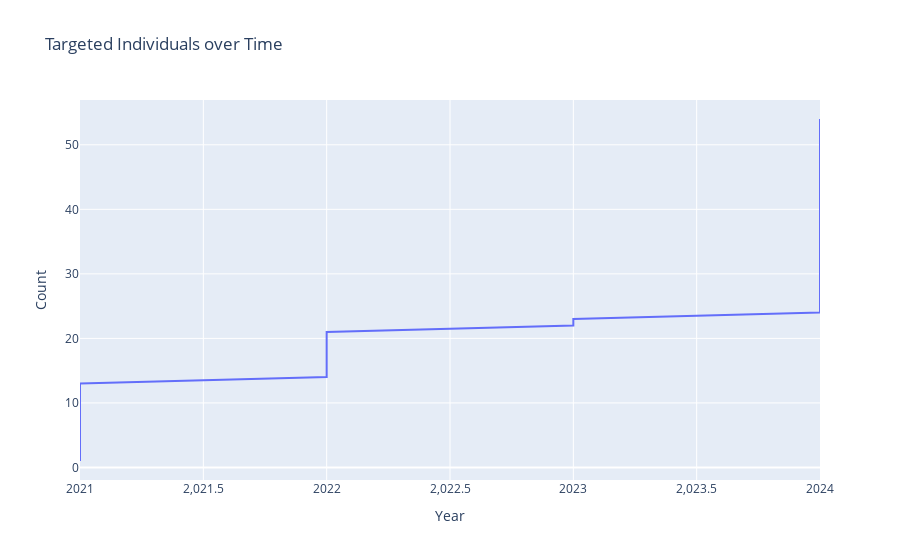

The notebook cell saved with this chart:
### Code cell
df_ind = df_ind.groupby(['Year', 'Targeted Individuals']).count()['Title'].reset_index()
df_ind['Title'] = df_ind['Title'].cumsum()

fig = px.line(df_ind, x="Year", y="Title", title="Targeted Individuals over Time", labels={'Title': 'Count'})
fig.show() # not sure why date not working

### Figure 1 — Plotly figure (JSON) as saved in the notebook; plotly's stock layout.template omitted (floating-point values rounded to 4 significant figures)
{"data": [{"hovertemplate": "Year=%{x}<br>Count=%{y}<extra></extra>", "legendgroup": "", "line": {"color": "#636efa", "dash": "solid"}, "marker": {"symbol": "circle"}, "mode": "lines", "name": "", "orientation": "v", "showlegend": false, "type": "scatter", "x": [2021, 2021, 2021, 2021, 2021, 2021, 2021, 2021, 2021, 2021, 2021, 2021, 2021, 2022, 2022, 2022, 2022, 2022, 2022, 2022, 2022, 2023, 2023, 2024, 2024, 2024, 2024, 2024, 2024, 2024, 2024, 2024, 2024, 2024, 2024, 2024, 2024, 2024, 2024, 2024, 2024, 2024, 2024, 2024, 2024, 2024, 2024, 2024, 2024, 2024, 2024, 2024, 2024, 2024], "xaxis": "x", "y": [1, 2, 3, 4, 5, 6, 7, 8, 9, 10, 11, 12, 13, 14, 15, 16, 17, 18, 19, 20, 21, 22, 23, 24, 25, 26, 27, 28, 29, 30, 31, 32, 33, 34, 35, 36, 37, 38, 39, 40, 41, 42, 43, 44, 45, 46, 47, 48, 49, 50, 51, 52, 53, 54], "yaxis": "y"}], "layout": {"legend": {"tracegroupgap": 0}, "title": {"text": "Targeted Individuals over Time"}, "xaxis": {"anchor": "y", "domain": [0, 1], "title": {"text": "Year"}}, "yaxis": {"anchor": "x", "domain": [0, 1], "title": {"text": "Count"}}}}
